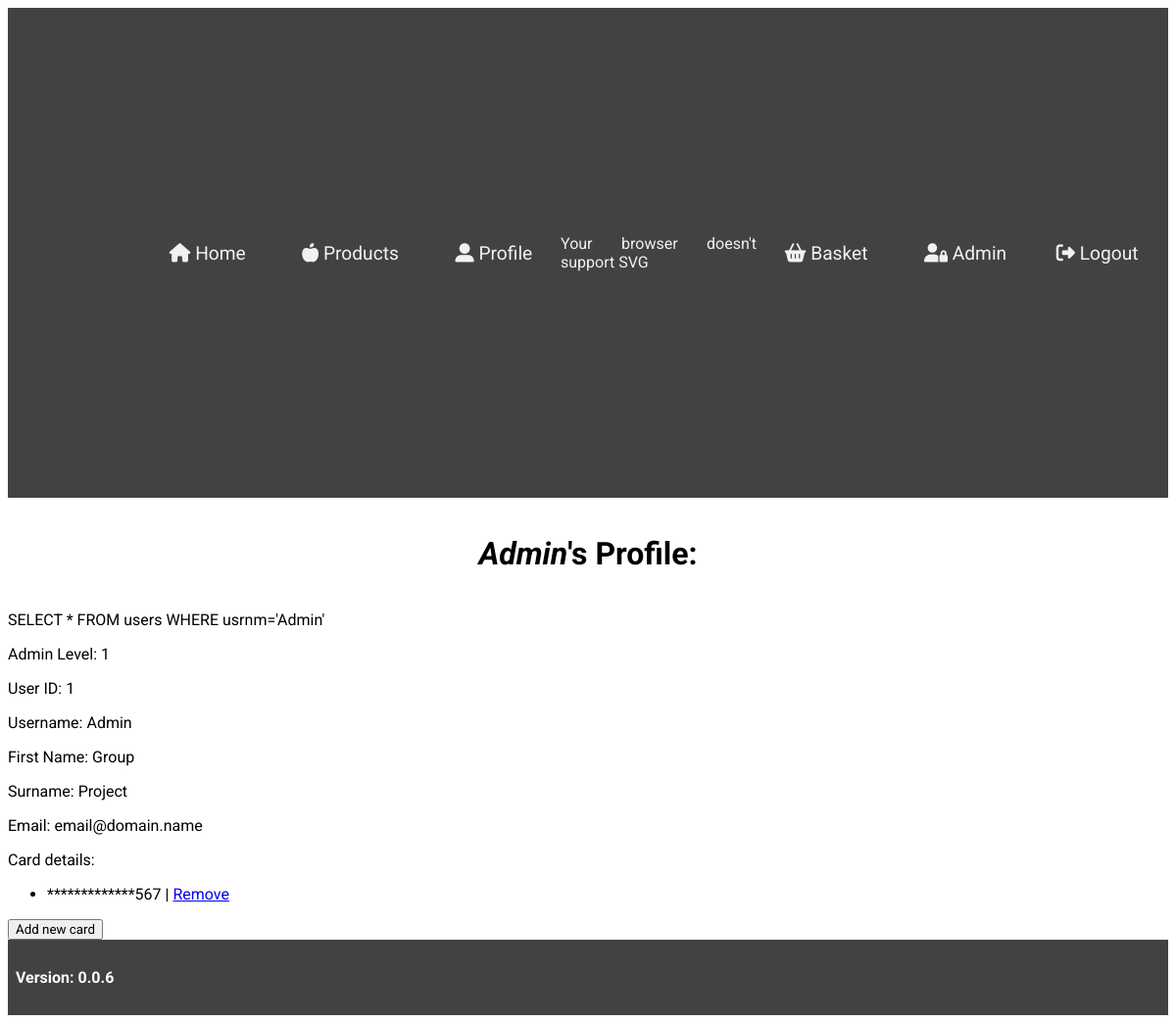
The app's page /profile.php (signed in) with its own data.
### tables this page shows
CREATE TABLE `users` (
  `id` int(11) NOT NULL,
  `usrType` int(1) NOT NULL DEFAULT 0,
  `usrnm` varchar(255) NOT NULL,
  `fName` varchar(255) NOT NULL,
  `sName` varchar(255) NOT NULL,
  `email` varchar(255) NOT NULL,
  `pwd` varchar(255) NOT NULL,
  `created` date NOT NULL DEFAULT current_timestamp()
);

CREATE TABLE `card_details` (
  `id` int(11) NOT NULL,
  `userID` int(11) NOT NULL,
  `cardNumber` varchar(16) NOT NULL,
  `securityCode` varchar(3) NOT NULL,
  `expiry` date NOT NULL,
  `created` date NOT NULL DEFAULT current_timestamp()
);

### profile.php (the view, shortened to what this page needs)
<?php
    require './includes/header.php';
	echo "<h1 class=\"header\"><i>".$_SESSION['usrnm']."</i>'s Profile:</h1>";
	$search = "SELECT * FROM users WHERE usrnm='".$_SESSION['usrnm']."'";
	$result = $conn->query($search);
	echo $search;
	if(!$result)
	{
		die($conn->error);
	}
	else
	{
		$result = $result->fetch_assoc();
	}
	echo "<p>Admin Level: ".$result['usrType']."</p>";
	echo "<p>User ID: ".$result['id']."</p>";
	echo "<p>Username: ".$result['usrnm']."</p>";
	echo "<p>First Name: ".$result['fName']."</p>";
	echo "<p>Surname: ".$result['sName']."</p>";
	echo "<p>Email: ".$result['email']."</p>";
	$search = "SELECT * FROM card_details WHERE userID=".$_SESSION['id'];
	$result = $conn->query($search);
	echo "<p>Card details: </p>";
	if($result->num_rows > 0)
	{
		echo "<ul>";
			while($row = $result->fetch_assoc())
			{
				echo "<li>*************".substr($row['cardNumber'], -3)." | <a href='removecard.php?id=".$row['id']."'>Remove</a></li>";
			}
		echo "</ul>";
	}
	else
	{
		echo "<p>No cards on record.</p>";
	}
	echo "<a href='addCard.php'><button>Add new card</button></a>";
	include './includes/footer.php';
?>

### css/styles.css (style rules this page uses)
* { box-sizing: border-box; font-family: 'Roboto', sans-serif; }
.header { text-align: center; margin: 1.2em 0; }

### records on screen
users: usrType "1", id "1", usrnm "Admin", fName "Group", sName "Project", email "email@domain.name"
card_details: cardNumber "567"

### other values on screen
$_SESSION['usrnm'] "Admin"
$search "SELECT * FROM users WHERE usrnm='Admin'"
